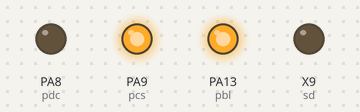
Recording of a program running on a simulated pyboard running MicroPython. On the bench: output pins drawn as LEDs (lit = HIGH). Files the program writes start out absent; pins used as bus, display or sensor lines are not drawn; what the program prints to the serial console is not drawn. At 0.0 s the program stops and its outputs stay as they are.

Above: at 0.1 s.
Timing chart, 0 to 1.5 s (numbered marks = the images above):
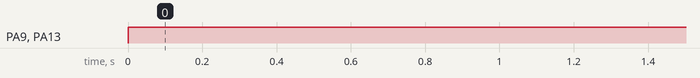

The program:

sdcard_demo.py
```python
import gc
from machine import Pin, SPI

pdc = Pin(8, Pin.OUT, value=0)
pcs = Pin(9, Pin.OUT, value=1)
prst = Pin(15, Pin.OUT, value=1)
pbl = Pin(13, Pin.OUT, value=1)

gc.collect()  # Precaution before instantiating framebuf
# Max baudrate produced by Pico is 31_250_000. ST7789 datasheet allows <= 62.5MHz.
# Note non-standard MISO pin. This works, verified by SD card.
spi = SPI(1, 60_000_000, sck=Pin(10), mosi=Pin(11), miso=Pin(12))

# Optional use of SD card. Requires official driver. In my testing the
# 31.25MHz baudrate works. Other SD cards may have different ideas.
from sdcard import SDCard
import os
sd = SDCard(spi, Pin(22, Pin.OUT), 30_000_000)
os.mount(sd, '/sd')
with open("/sd/test.txt", "w") as f:
    f.write("Hello world!\r\n")

def print_directory(path, tabs = 0):
    for file in os.listdir(path):
        stats = os.stat(path+"/"+file)
        filesize = stats[6]
        isdir = stats[0] & 0x4000

        if filesize < 1000:
            sizestr = str(filesize) + " by"
        elif filesize < 1000000:
            sizestr = "%0.1f KB" % (filesize/1000)
        else:
            sizestr = "%0.1f MB" % (filesize/1000000)

        prettyprintname = ""
        for i in range(tabs):
            prettyprintname += "   "
        prettyprintname += file
        if isdir:
            prettyprintname += "/"
        print('{0:<40} Size: {1:>10}'.format(prettyprintname, sizestr))

        # recursively print directory contents
        if isdir:
            print_directory(path+"/"+file, tabs+1)


print("Files on filesystem:")
print("====================")
print_directory("/sd")
```

Measured:
- by itself, PA9 (pcs), PA13 (pbl): LOW → HIGH at 0.00 s
